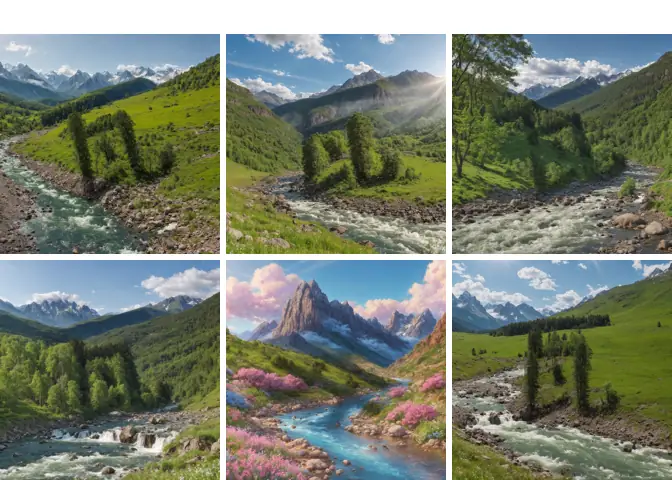
#> input picture tmp/cap2.png, 672 x 480 px, found by its file name
$ python mask.py
#> lines starting #> are read from the running program, lines starting #| are printed output that depends on the picture; after the words box and inside, x2 and y2 are one past the last pixel; in counts of white or black regions, pixels touching at a corner belong together

from PIL import Image
import numpy as np
im=Image.open(r"C:/Users/Administrator/penguis/qqclient/tmp/cap2.png").convert("RGB")
#> im is the input picture: PIL image 672x480 RGB; mean R, G, B 122.1, 129.8, 115.2
a=np.asarray(im).astype(np.float32)
H,W,_=a.shape
#> H = 480; W = 672
th,tw=H//2,W//3
#> th = 240; tw = 224
tiles=[]
for r in range(2):
    for c in range(3):
        t=a[r*th:(r+1)*th, c*tw:(c+1)*tw]
        lum=t.mean(axis=2)
        # 字形是深色树冠：取每块内最暗的 12%
        thr=np.percentile(lum,12)
        mask=(lum<=thr).astype(np.uint8)*255
        m=Image.fromarray(255-mask).resize((tw*2,th*2),Image.NEAREST)
        tiles.append(m)
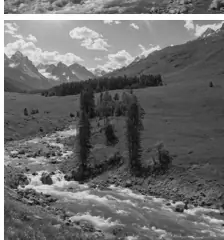
#> lum: shape (240, 224) float32; min 8.33, max 255, mean 110.2
#> after the loop, tiles = 6 items
Wt,Ht=tiles[0].size
#> Wt = 448; Ht = 480
comp=Image.new("L",(Wt*3+20,Ht*2+10),255)
#> comp: PIL image 1364x970 L; every value is 255
for i,t in enumerate(tiles):
    comp.paste(t,((i%3)*(Wt+10),(i//3)*(Ht+10)))
#> this loop made 6 passes
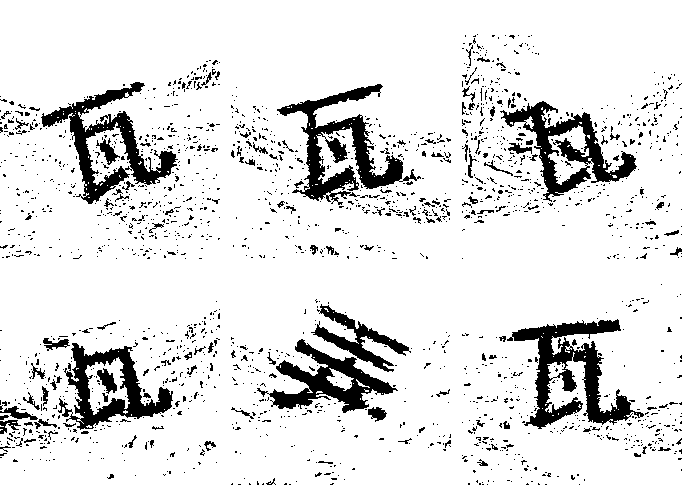
#> comp: PIL image 1364x970 L (shown at 1/2 size); 88.2% white; 1942 black regions (1298 under 20 px), largest, box (x1, y1, x2, y2) and area: (1014, 638, 1288, 858) 20332, (554, 168, 842, 410) 19612, (82, 164, 356, 408) 17152
comp.save(r"C:/Users/Administrator/penguis/qqclient/tmp/masks.png")
print("ok",comp.size)
#| ok (1364, 970)

$ run again, with tmp/cap4.png copied over tmp/cap2.png
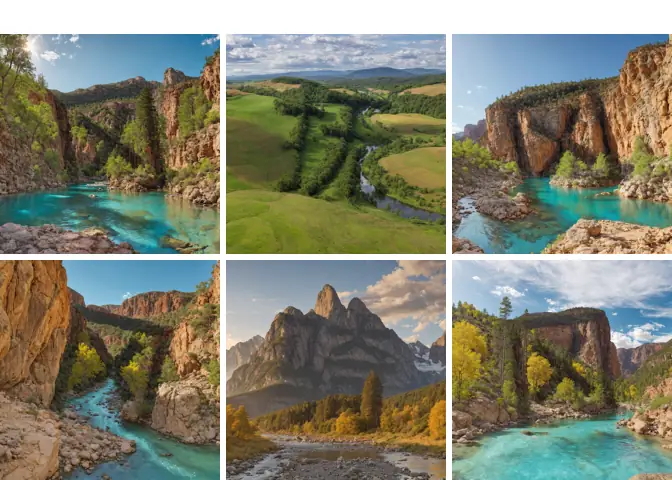
#> input picture tmp/cap4.png, 672 x 480 px, found by its file name
#> im is the input picture: PIL image 672x480 RGB; mean R, G, B 129.1, 130.2, 113.1
#> after the loop `for r in range(2):`:
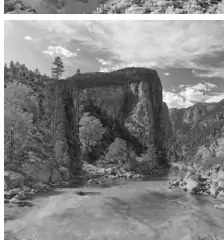
#> lum: shape (240, 224) float32; min 15.33, max 255, mean 134.3
#> after the loop `for r in range(2):`: tiles = 6 items
#> the loop `for i,t in enumerate(tiles):` made 6 passes
#> after the loop `for i,t in enumerate(tiles):`:
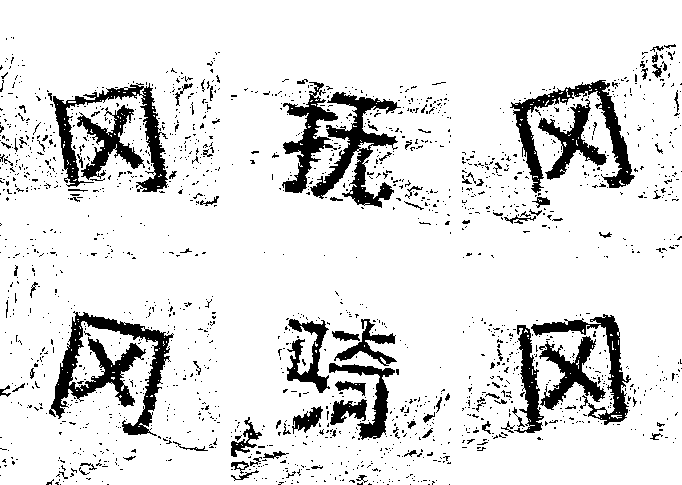
#> comp: PIL image 1364x970 L (shown at 1/2 size); 88.1% white; 1794 black regions (1282 under 20 px), largest, box (x1, y1, x2, y2) and area: (98, 622, 348, 872) 20104, (620, 184, 802, 416) 13328, (1020, 160, 1270, 386) 12360
#| ok (1364, 970)

$ run again, with tmp/c1.png copied over tmp/cap2.png
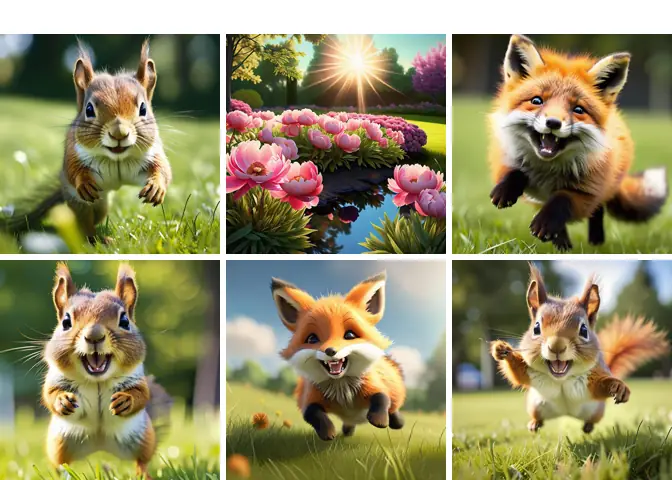
#> input picture tmp/c1.png, 672 x 480 px, found by its file name
#> im is the input picture: PIL image 672x480 RGB; mean R, G, B 144.9, 140.1, 102.7
#> after the loop `for r in range(2):`:
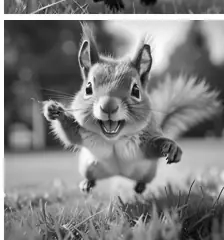
#> lum: shape (240, 224) float32; min 0.667, max 255, mean 128.4
#> after the loop `for r in range(2):`: tiles = 6 items
#> the loop `for i,t in enumerate(tiles):` made 6 passes
#> after the loop `for i,t in enumerate(tiles):`:
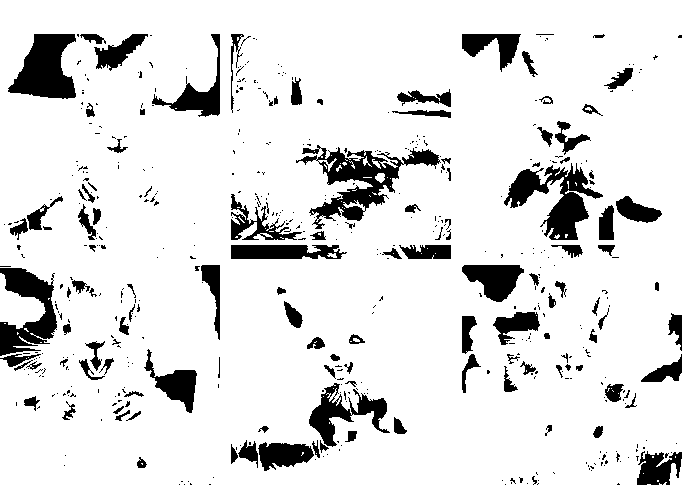
#> comp: PIL image 1364x970 L (shown at 1/2 size); 88.2% white; 508 black regions (282 under 20 px), largest, box (x1, y1, x2, y2) and area: (592, 290, 882, 458) 14800, (1008, 326, 1206, 480) 12092, (16, 68, 152, 198) 11388
#| ok (1364, 970)
